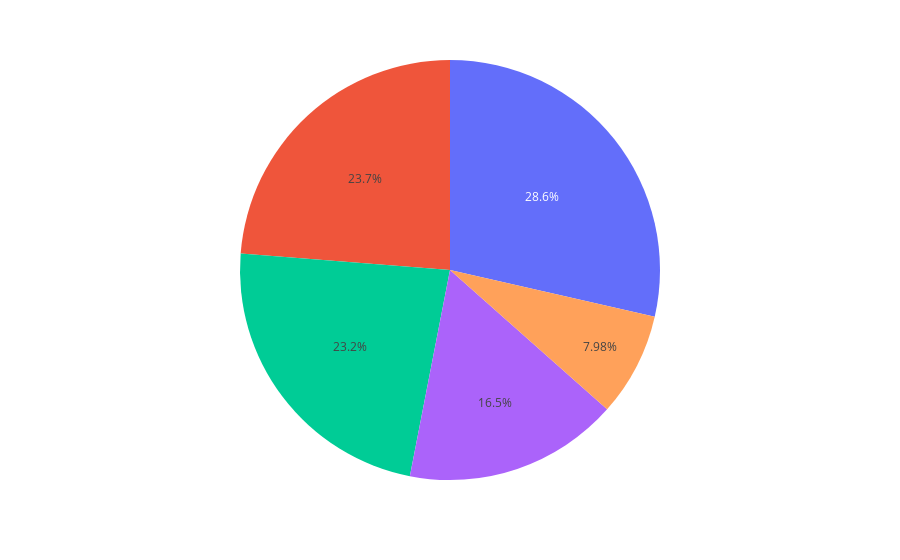

This figure's notebook cell:
### Code cell
px.pie(top_5_processor,values='count',color = 'processor_name')

### Figure 1 — Plotly figure (JSON) as saved in the notebook; plotly's stock layout.template omitted (floating-point values rounded to 4 significant figures)
{"data": [{"customdata": [["12th gen core i5"], ["12th gen core i7"], ["11th gen core i5"], ["11th gen core i3"], ["11th gen core i7"]], "domain": {"x": [0, 1], "y": [0, 1]}, "hovertemplate": "count=%{value}<br>processor_name=%{customdata[0]}<extra></extra>", "legendgroup": "", "marker": {"colors": ["#636efa", "#EF553B", "#00cc96", "#ab63fa", "#FFA15A"]}, "name": "", "showlegend": false, "type": "pie", "values": [154, 128, 125, 89, 43]}], "layout": {"legend": {"tracegroupgap": 0}, "margin": {"t": 60}}}
